Frame 1 (no input): blank canvas, image omitted
Frame 60 (no input): blank canvas, image omitted
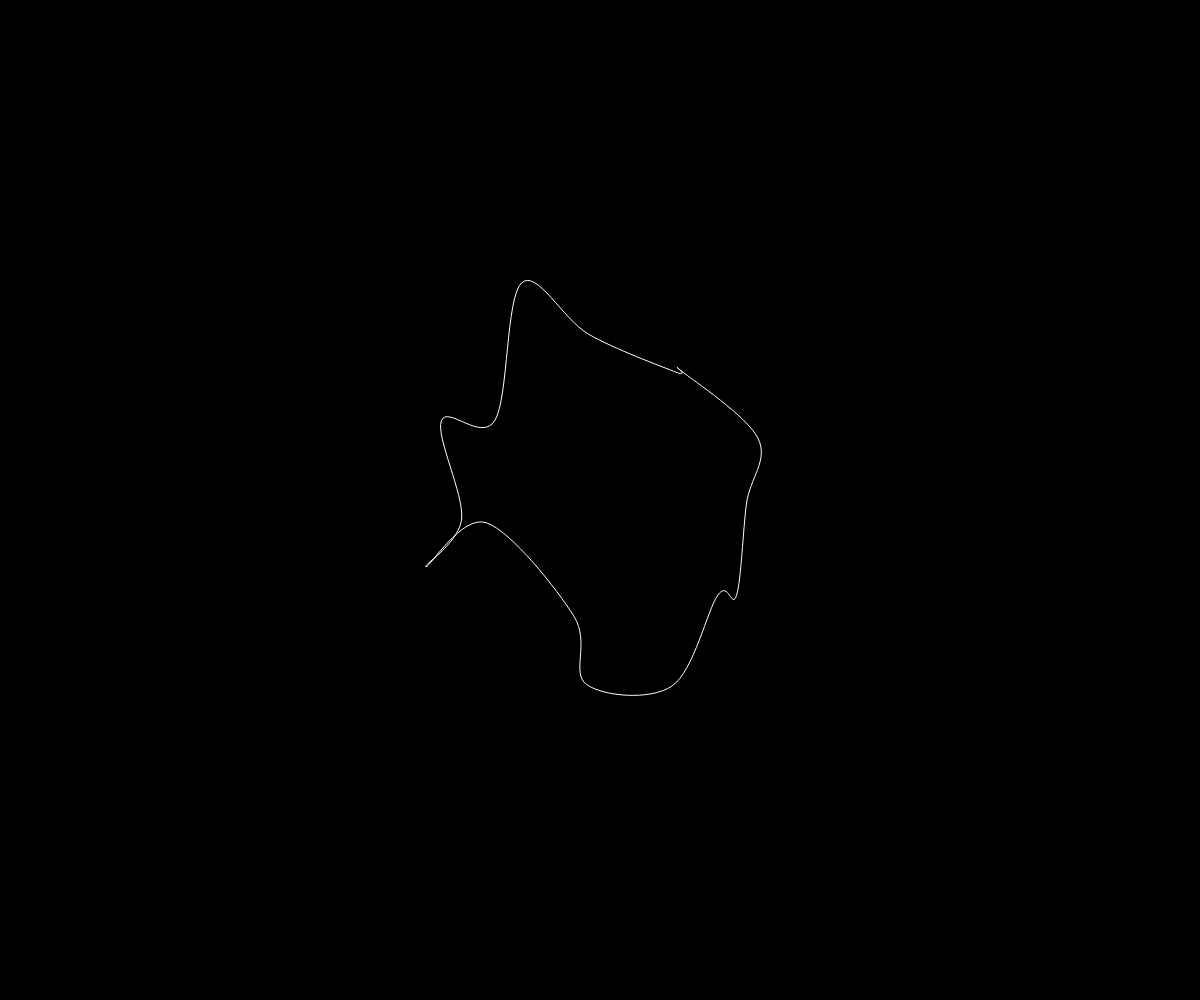
Frame 120 (the mouse pressed at the canvas centre since frame 60)

The p5.js sketch whose frames 1 and 60 were blank and that drew this single picture after the mouse press (run headless with seeded random() and noise() and a simulated clock; from frame 60 on, the mouse is pressed at the canvas centre):

// p5.js sketch
// ── sketch.js
/**
 * File: sketch.js
 * Project: Exercise_02_random_walking_extended
 * Version <<projectversion>>
 * File Created: Wednesday, 20th January 2021 9:40:55 am
 * Author: Eoan O'Dea (eoan@web-space.design)
 * -----
 * File Description:
 * Last Modified: Tuesday, 9th February 2021 2:19:48 pm
 * Modified By: Eoan O'Dea (eoan@web-space.design>)
 * -----
 * Copyright 2021 WebSpace, WebSpace
 */

let points = [];

let radius = 150;
let numOfSegments = 16;

let stepX = 3;
let stepY = 5;

function setup() {
  createCanvas(window.innerWidth, window.innerHeight);
  background(0);

  let angle = radians(360 / numOfSegments);

  for (let i = 0; i < numOfSegments; i++) {
    let xPos = cos(angle * i) * radius;
    let yPos = sin(angle * i) * radius;

    points.push(createVector(xPos, yPos));
  }
}

function draw() {
  background(0);
  push();
  translate(mouseX, mouseY);

  beginShape();

  for (let i = 0; i < points.length; i++) {
    fill(255, 0, 0);
    // ellipse(points[i].x, points[i].y, 10, 10);
  }

  noFill();
  stroke(255);

  beginShape();

  // First Control Point (Not Drawn)
  curveVertex(points[points.length - 1].x, points[points.length - 1].y);

  for (let i = 0; i < points.length; i++) {
    curveVertex(points[i].x, points[i].y);
  }

  curveVertex(points[0].x, points[0].y);
  curveVertex(points[1].x, points[1].y);

  endShape();
  stroke(255);

  pop();

  for (let i = 0; i < points.length; i++) {
    points[round(random(0, points.length - 1))].x += random(-stepX, stepX);
    points[round(random(0, points.length - 1))].y += random(-stepY, stepY);
  }
}
